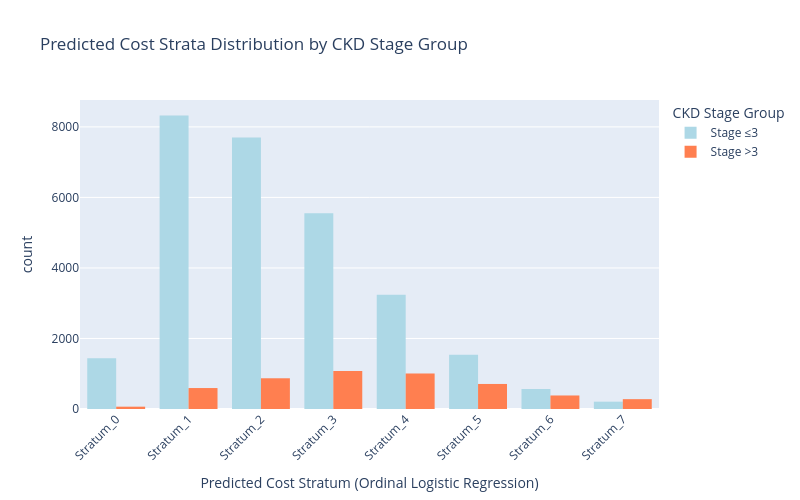

Notebook cell for this chart:
### Code cell
# Apply ordinal logistic regression to full dataset
df_binned = df_og.copy()

# Preprocess the full dataset using the fitted preprocessor
X_full_processed = preprocessor.transform(df_binned[stratification_cols])

# Get predicted strata from the best ordinal model
predicted_strata_ordinal = best_model.predict(X_full_processed)

# Convert back to stratum labels
predicted_strata_labels = le.inverse_transform(predicted_strata_ordinal)
df_binned["risk_bin"] = predicted_strata_labels

# Create true class (Stage ≤3 vs >3) with proper labels
df_binned["true_class"] = (df_binned["stage_2017"] > 3).astype(int)
df_binned["stage_group"] = df_binned["true_class"].map({0: "Stage ≤3", 1: "Stage >3"})

# Get ordered bins (Stratum_0, Stratum_1, ..., Stratum_6)
bins = sorted(df_binned['risk_bin'].unique(), key=lambda x: int(x.split('_')[1]))

# Create the plot
fig = px.histogram(
    df_binned,
    x="risk_bin",
    color="stage_group",  # Use the mapped column instead
    labels={
        "risk_bin": "Predicted Cost Stratum (Ordinal Logistic Regression)",
        "stage_group": "CKD Stage Group",
        "count": "Number of Patients"
    },
    title="Predicted Cost Strata Distribution by CKD Stage Group",
    barmode="group",
    height=500, 
    width=800,
    color_discrete_map={"Stage ≤3": "lightblue", "Stage >3": "coral"}
)

fig.update_xaxes(
    categoryorder="array",
    categoryarray=bins,
    tickangle=-45
)

# Update legend title only
fig.update_layout(
    legend=dict(
        title="CKD Stage Group"
    )
)

fig.show()

# Print distribution summary
print("=== Predicted Strata Distribution ===")
strata_summary = df_binned.groupby(['risk_bin', 'stage_group']).size().unstack(fill_value=0)
strata_summary['Total'] = strata_summary.sum(axis=1)
strata_summary['% Stage >3'] = (strata_summary['Stage >3'] / strata_summary['Total'] * 100).round(1)

print(strata_summary)

### Figure 1 — Plotly figure (JSON) as saved in the notebook; plotly's stock layout.template omitted (floating-point values rounded to 4 significant figures; data arrays with more than 128 entries replaced by an {"elided": "..."} marker saying what was removed)
{"data": [{"alignmentgroup": "True", "bingroup": "x", "hovertemplate": "CKD Stage Group=Stage ≤3<br>Predicted Cost Stratum (Ordinal Logistic Regression)=%{x}<br>count=%{y}<extra></extra>", "legendgroup": "Stage ≤3", "marker": {"color": "lightblue", "pattern": {"shape": ""}}, "name": "Stage ≤3", "offsetgroup": "Stage ≤3", "orientation": "v", "showlegend": true, "type": "histogram", "x": {"elided": "28566 str values"}, "xaxis": "x", "yaxis": "y"}, {"alignmentgroup": "True", "bingroup": "x", "hovertemplate": "CKD Stage Group=Stage >3<br>Predicted Cost Stratum (Ordinal Logistic Regression)=%{x}<br>count=%{y}<extra></extra>", "legendgroup": "Stage >3", "marker": {"color": "coral", "pattern": {"shape": ""}}, "name": "Stage >3", "offsetgroup": "Stage >3", "orientation": "v", "showlegend": true, "type": "histogram", "x": {"elided": "4985 str values"}, "xaxis": "x", "yaxis": "y"}], "layout": {"barmode": "group", "height": 500, "legend": {"title": {"text": "CKD Stage Group"}, "tracegroupgap": 0}, "title": {"text": "Predicted Cost Strata Distribution by CKD Stage Group"}, "width": 800, "xaxis": {"anchor": "y", "categoryarray": ["Stratum_0", "Stratum_1", "Stratum_2", "Stratum_3", "Stratum_4", "Stratum_5", "Stratum_6", "Stratum_7"], "categoryorder": "array", "domain": [0, 1], "tickangle": -45, "title": {"text": "Predicted Cost Stratum (Ordinal Logistic Regression)"}}, "yaxis": {"anchor": "x", "domain": [0, 1], "title": {"text": "count"}}}}
